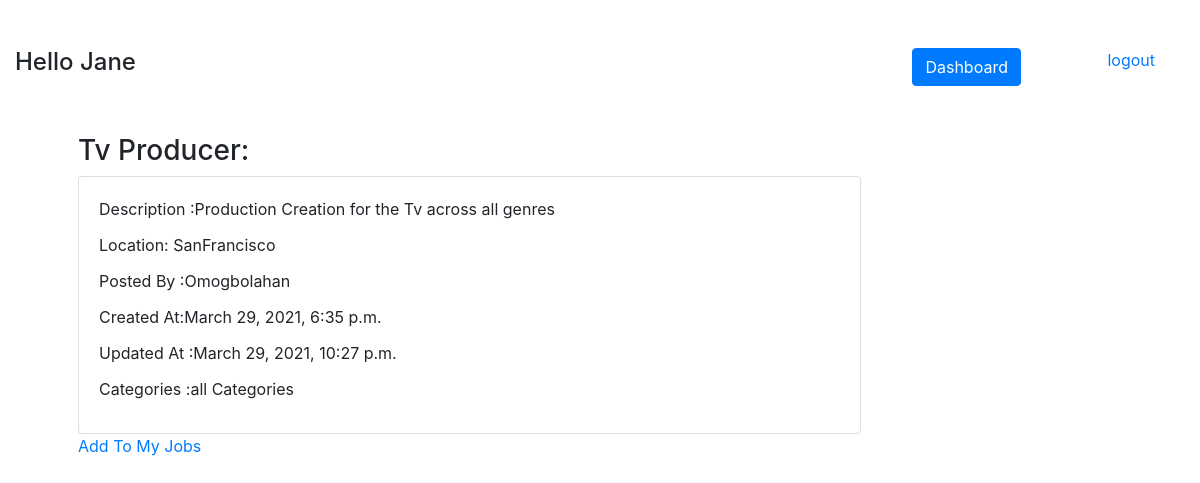
/job/details/2 (signed in), run on the app's committed database.
### Login_app/models.py (models this page shows)
class User(models.Model):
    First_name = models.CharField(max_length=55)
    Last_name =models.CharField(max_length=55)
    Email = models.CharField(max_length=255)
    Password = models.CharField(max_length= 60)
    created_at = models.DateTimeField(auto_now_add = True)
    updated_at = models.DateTimeField(auto_now= True)
    objects = UserManager()

### Job_app/models.py (models this page shows)
class Job(models.Model):
    Title = models.CharField(max_length= 255)
    Description = models.TextField()
    Location = models.CharField(max_length=255)
    Categories = models.TextField()
    created_at= models.DateTimeField(auto_now_add=True)
    updated_at =models.DateTimeField(auto_now=True)
    Posted_by = models.ForeignKey(User, related_name = 'jobs', on_delete= models.CASCADE)
    users_joined = models.ManyToManyField(User, related_name= 'jobs_joined')
    objects = JobManager()

### Job_app/views.py (the view)
# urls.py: path("job/details/<jobid>", views.display_job),
def display_job(request, jobid):
    job_display = Job.objects.get(id = jobid)
    print(job_display.Posted_by)
    currentUser = User.objects.get(id=request.session['user_id'])
    context = {
        'jobtodisplay' : job_display,
        'thisUser' : currentUser,
    }
    return render(request, 'job_details.html', context)

### Job_app/templates/job_details.html (shortened to what this page needs)
<!DOCTYPE html>
<html lang="en">
<head>
    <link rel="stylesheet" href="https://maxcdn.bootstrapcdn.com/bootstrap/4.0.0/css/bootstrap.min.css"
>
</head>
<body>
    <div class="container-fluid pt-5 row">
        <div class="col">
            <h4>Hello {{thisUser.First_name}}</h4>
        </div>
        <div class="col col-lg-2">
            <a class="btn btn-primary" href="/jobs">Dashboard</a>
        </div>
        <div class="col-md-auto">
            <a href="/logout">logout</a>
        </div>
    </div>
    <div class="container p-5">
        <h3>{{jobtodisplay.Title}}:</h3>
        <div class="card w-75">
            <div class="card-body">
                <p class="card-title">Description :{{jobtodisplay.Description}}</p>
                <p class="card-title">Location: {{jobtodisplay.Location}}</p>
                <p class="card-title"> Posted By :{{jobtodisplay.Posted_by.First_name}}</p>
                <p class="card-title"> Created At:{{jobtodisplay.created_at}}</p>
                <p class="card-title">Updated At :{{jobtodisplay.updated_at}}</p>
                <p class="card-title">Categories :{{jobtodisplay.Categories}}</p>
            </div>
        </div>
        <div>
            <a href="/addJob/{{jobtodisplay.id}}">Add To My Jobs</a>
        </div>
    </div>
</body>
</html>

### data on the page
User: First_name "Jane"
Job: Title "Tv Producer", Description "Production Creation for the Tv across all genres", Location "SanFrancisco", Posted_by.First_name "Omogbolahan", created_at "March 29, 2021, 6:35 p.m.", updated_at "March 29, 2021, 10:27 p.m.", Categories "all Categories"
